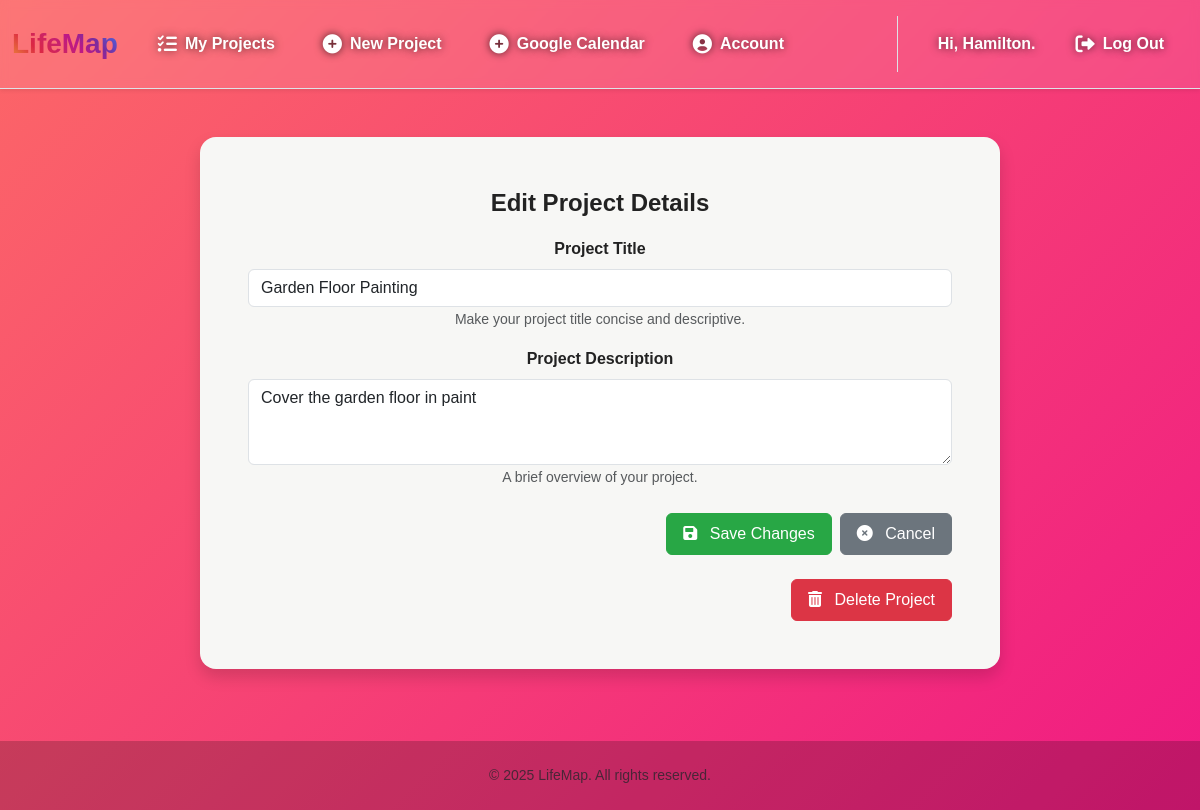
The page /projects/2/edit (signed in) on the database its author committed.
### tables this page shows
CREATE TABLE users (
    user_id INTEGER PRIMARY KEY AUTOINCREMENT,
    username TEXT NOT NULL UNIQUE,
    email TEXT UNIQUE,
    password_hash TEXT NOT NULL
, google_token TEXT);

CREATE TABLE projects (
    project_id INTEGER PRIMARY KEY AUTOINCREMENT,
    user_id INTEGER NOT NULL,
    name TEXT NOT NULL,
    description TEXT,
    start_date TEXT,
    end_date TEXT,
    FOREIGN KEY (user_id) REFERENCES users (user_id)
);

### app.py (the view, shortened to what this page needs)
@app.route("/projects/<int:project_id>/edit", methods=["GET", "POST"])
@login_required
def edit_project(project_id):
    user_id = session["user_id"]
    conn = get_db()
    cursor = conn.cursor()
    if request.method == "GET":
        cursor.execute(
            """SELECT name, description FROM projects WHERE user_id = ? AND project_id = ?""",
            (user_id,
             project_id))
        project = cursor.fetchone()
        if project is None:
            return error_page(
                "Project not found or you don't have permission to edit.", 404)
        return render_template(
            "editProject.html",
            current_project=dict(project),
            project_id=project_id,
            username=get_username(user_id))

### app.py (called while the page is built)
@app.after_request
def after_request(response):
    response.headers["Cache-Control"] = "no-cache, no-store, must-revalidate"
    response.headers["Expires"] = 0
    response.headers["Pragma"] = "no-cache"
    return response

### help.py (called while the page is built)
def get_db():
    if 'lifemap_db' not in g:
        g.lifemap_db = sqlite3.connect("LifeMap.db")
        g.lifemap_db.row_factory = sqlite3.Row
    return g.lifemap_db

def login_required(f):
    @wraps(f)
    def decorated_function(*args, **kwargs):
        if session.get("user_id") is None:
            return redirect("/login")
        return f(*args, **kwargs)
    return decorated_function

def get_username(user_id):
    conn = get_db()
    cursor = conn.cursor()
    cursor.execute("""SELECT username FROM users WHERE user_id = ?""", (user_id,))
    username_row = cursor.fetchone()
    return username_row[0] if username_row else None

### templates/editProject.html (shortened to what this page needs)
{% extends "layout.html" %}
{% block username %}
    <div class="username fs-6 fw-bold">Hi, {{username}}.</div>
{% endblock %}
{% block main %}
    <div class="mb-4 shadow rounded-4 p-5 mx-auto" style="background-color: #f7f7f5 !important; max-width: 800px; width: 100%;">
        <form id="editProjectForm" method="POST" action="/projects/{{ project_id }}/edit">
            <div class="mb-3">
                <div class="fs-4 fw-bold mb-3">
                    <label id="edit_project_label">Edit Project Details</label>
                </div>
                <div class="mb-3">
                    <label for="projectTitle" class="form-label fw-semibold">Project Title</label>
                    <input type="text" class="form-control" id="projectTitle" name="projectTitle" value="{{ current_project['name'] }}" required placeholder="Enter new project title">
                    <small class="form-text text-muted">Make your project title concise and descriptive.</small>
                </div>
                <div class="mb-3">
                    <label for="projectDescription" class="form-label fw-semibold">Project Description</label>
                    <textarea class="form-control" id="projectDescription" name="projectDescription" rows="3" placeholder="Enter new project description">{{ current_project['description'] }}</textarea>
                    <small class="form-text text-muted">A brief overview of your project.</small>
                </div>
            </div>
            <div class="d-flex justify-content-end gap-2 mt-4">
                <button type="submit" class="btn btn-success">
                    <i class="fa-solid fa-save me-2"></i> Save Changes
                </button>
                <button type="button" class="btn btn-secondary" id="cancelEdit">
                    <i class="fa-solid fa-times-circle me-2"></i> Cancel
                </button>
            </div>
        </form>
        <form id="deleteProjectForm" method="POST" action="/projects/{{ project_id }}/delete" class="mt-4">
            <div class="d-flex justify-content-end">
                <button type="button" class="btn btn-danger" id="deleteProjectBtn">
                    <i class="fa-solid fa-trash-alt me-2"></i> Delete Project
                </button>
            </div>
        </form>
    </div>
{% endblock %}

### static/css/layout2.css (style rules this page uses)
body { font-family: 'Poppins', sans-serif; background: linear-gradient(-45deg, #6a11cb, #2575fc, #ec008c, #fc6767); background-size: 400% 400%; animation: gradientBG 25s ease infinite; color: #222; display: flex; flex-direction: column; min-height: 100vh; }
.username { text-shadow: 0px 0px 8px rgba(0, 0, 0, 0.7); }

### templates/editProject.html (style rules this page uses)
.btn { border-radius: 0.375rem; font-weight: 500; transition: all 0.2s ease-in-out; padding: 0.5rem 1rem; }
.btn-success { background-color: #28a745; border-color: #28a745; color: white; }
.btn-secondary { background-color: #6c757d; border-color: #6c757d; color: white; }
.btn-danger { background-color: #dc3545; border-color: #dc3545; color: white; }

### rows shown on the page
users: username "Hamilton"
projects: projectTitle "Garden Floor Painting", projectDescription "Cover the garden floor in paint"
